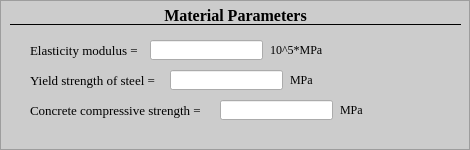
   <widget class="QFrame" name="frame_2">
    <property name="geometry">
     <rect>
      <x>0</x>
      <y>50</y>
      <width>470</width>
      <height>150</height>
     </rect>
    </property>
    <property name="styleSheet">
     <string notr="true">QFrame {
background-color: rgb(204, 204, 204);
	
	border-top-color: rgb(0, 0, 0);
}
</string>
    </property>
    <property name="frameShape">
     <enum>QFrame::StyledPanel</enum>
    </property>
    <property name="frameShadow">
     <enum>QFrame::Raised</enum>
    </property>
    <widget class="QLabel" name="label">
     <property name="geometry">
      <rect>
       <x>10</x>
       <y>5</y>
       <width>451</width>
       <height>20</height>
      </rect>
     </property>
     <property name="font">
      <font>
       <family>Times New Roman</family>
       <pointsize>12</pointsize>
       <weight>75</weight>
       <bold>true</bold>
      </font>
     </property>
     <property name="styleSheet">
      <string notr="true">QLabel {
    border-bottom: 1px solid #000000;  /* 添加黑色底部边框 */
}</string>
     </property>
     <property name="text">
      <string>Material Parameters</string>
     </property>
     <property name="alignment">
      <set>Qt::AlignCenter</set>
     </property>
    </widget>
    <widget class="QLabel" name="label_2">
     <property name="geometry">
      <rect>
       <x>30</x>
       <y>40</y>
       <width>191</width>
       <height>20</height>
      </rect>
     </property>
     <property name="font">
      <font>
       <family>Times New Roman</family>
       <pointsize>10</pointsize>
      </font>
     </property>
     <property name="text">
      <string>Elasticity modulus =</string>
     </property>
    </widget>
    <widget class="QLabel" name="label_3">
     <property name="geometry">
      <rect>
       <x>30</x>
       <y>70</y>
       <width>191</width>
       <height>20</height>
      </rect>
     </property>
     <property name="font">
      <font>
       <family>Times New Roman</family>
       <pointsize>10</pointsize>
      </font>
     </property>
     <property name="text">
      <string>Yield strength of steel =</string>
     </property>
    </widget>
    <widget class="QLabel" name="label_4">
     <property name="geometry">
      <rect>
       <x>30</x>
       <y>100</y>
       <width>191</width>
       <height>20</height>
      </rect>
     </property>
     <property name="font">
      <font>
       <family>Times New Roman</family>
       <pointsize>10</pointsize>
      </font>
     </property>
     <property name="text">
      <string>Concrete compressive strength = </string>
     </property>
    </widget>
    <widget class="QLineEdit" name="lineEdit11">
     <property name="geometry">
      <rect>
       <x>150</x>
       <y>40</y>
       <width>113</width>
       <height>20</height>
      </rect>
     </property>
    </widget>
    <widget class="QLineEdit" name="lineEdit08">
     <property name="geometry">
      <rect>
       <x>170</x>
       <y>70</y>
       <width>113</width>
       <height>20</height>
      </rect>
     </property>
    </widget>
    <widget class="QLineEdit" name="lineEdit15">
     <property name="geometry">
      <rect>
       <x>220</x>
       <y>100</y>
       <width>113</width>
       <height>20</height>
      </rect>
     </property>
    </widget>
    <widget class="QLabel" name="label_16">
     <property name="geometry">
      <rect>
       <x>270</x>
       <y>40</y>
       <width>91</width>
       <height>20</height>
      </rect>
     </property>
     <property name="font">
      <font>
       <family>Times New Roman</family>
      </font>
     </property>
     <property name="text">
      <string>&lt;html&gt;&lt;head/&gt;&lt;body&gt;&lt;p&gt;10^5*MPa&lt;/p&gt;&lt;/body&gt;&lt;/html&gt;</string>
     </property>
    </widget>
    <widget class="QLabel" name="label_17">
     <property name="geometry">
      <rect>
       <x>290</x>
       <y>70</y>
       <width>91</width>
       <height>20</height>
      </rect>
     </property>
     <property name="font">
      <font>
       <family>Times New Roman</family>
      </font>
     </property>
     <property name="text">
      <string>MPa</string>
     </property>
    </widget>
    <widget class="QLabel" name="label_18">
     <property name="geometry">
      <rect>
       <x>340</x>
       <y>100</y>
       <width>91</width>
       <height>20</height>
      </rect>
     </property>
     <property name="font">
      <font>
       <family>Times New Roman</family>
      </font>
     </property>
     <property name="text">
      <string>MPa</string>
     </property>
    </widget>
   </widget>
